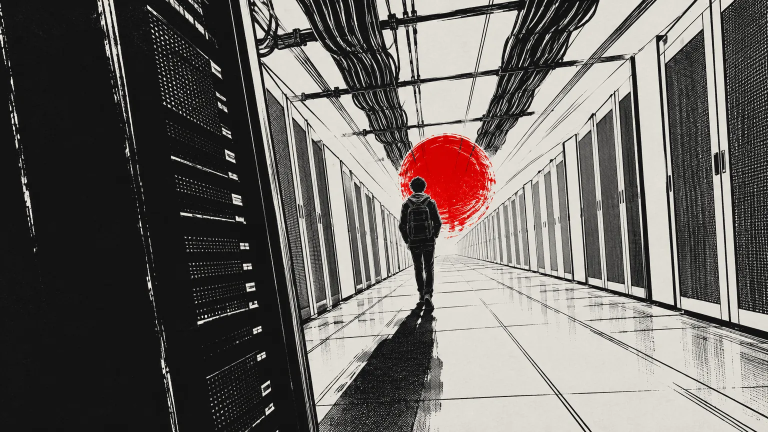
#> input picture v2/img/datacenter-1536.webp, 1536 x 864 px, given in place of datacenter-1536.webp.png, which was not available (shown at 1/2 size)
$ python prep.py ../img/datacenter-1536.webp
#> lines starting #> are read from the running program, lines starting #| are printed output that depends on the picture; after the words box and inside, x2 and y2 are one past the last pixel; in counts of white or black regions, pixels touching at a corner belong together
#> further down, im is the input picture: PIL image 1536x864 RGB; mean R, G, B 106.9, 102.6, 99.1
# Prépare les planches : papier/encre/rouge, versions 1536 + 860, WebP + AVIF.
from PIL import Image, ImageDraw, ImageFilter
import numpy as np, sys, os
PAPER=np.array([244,240,232.]); INK=np.array([17,17,17.])
def tone(im):
    b=np.asarray(im.convert('RGB')).astype(float)
    red=(b[...,0]>140)&(b[...,0]-b[...,1]>60)&(b[...,0]-b[...,2]>60)
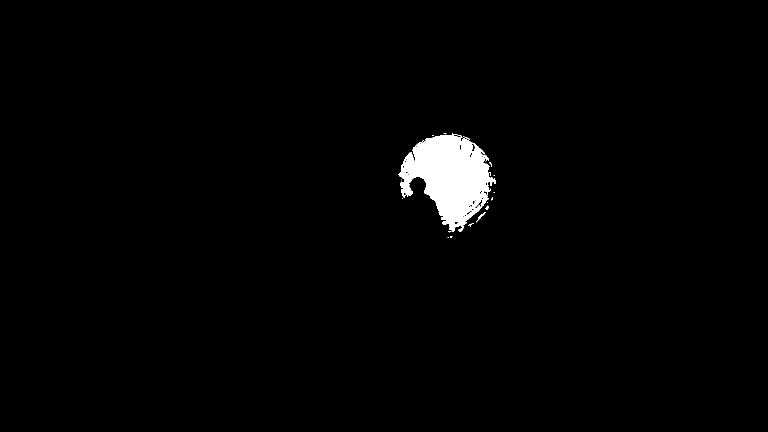
#> red: shape (864, 1536) bool (shown at 1/2 size); 1.7% white; 22 white regions (15 under 20 px), largest, box (x1, y1, x2, y2) and area: (797, 269, 992, 464) 21705, (952, 424, 971, 445) 81, (971, 411, 978, 420) 38
    L=b.mean(axis=2,keepdims=True)/255
    out=INK+(PAPER-INK)*L
    out[red]=b[red]
    return Image.fromarray(out.clip(0,255).astype('uint8'))
def save(im,name):
#> called with name = '../img/datacenter-1536.webp'
    for w in (1536,860):
        r=im if im.width==w else im.resize((w,round(im.height*w/im.width)),Image.LANCZOS)
        r.save(f'img/{name}-{w}.webp','WEBP',quality=80 if w>1000 else 76,method=6)
        r.save(f'img/{name}-{w}.avif','AVIF',quality=58 if w>1000 else 52)
#> this loop made 1 pass
#> w on pass 1: 1536
def gocampus():
    base=Image.open('_sources/gocampus.png').convert('RGB'); W,H=base.size
    quad=[(1182,322),(1452,-70),(1508,498),(1203,694)]
    sw,sh=1000,800; rng=np.random.default_rng(11)
    yy,xx=np.mgrid[0:sh,0:sw]; cell=14
    u=(xx+yy)/1.414; v=(xx-yy)/1.414
    d=np.sqrt(((u%cell)-cell/2)**2+((v%cell)-cell/2)**2)/(cell*.71)
    # affiche vierge : trame légère qui s'estompe vers le bas + usure
    tone_=np.clip(.72+yy/sh*.25+rng.normal(0,.05,(sh,sw)),0,1)
    inkm=d<(1-tone_)
    img=Image.new('L',(sw,sh),0); dr=ImageDraw.Draw(img)
    for _ in range(34):
        x,y=rng.integers(0,sw),rng.integers(0,sh); r=rng.integers(8,40)
        dr.polygon([(x+rng.integers(-r,r),y+rng.integers(-r,r)) for _ in range(6)],fill=255)
    for _ in range(60):
        x,y=rng.integers(0,sw),rng.integers(0,sh); dr.line([(x,y),(x+rng.integers(-140,140),y+rng.integers(-8,8))],fill=255,width=int(rng.integers(1,3)))
    inkm&=~(np.asarray(img)>120)
    poster=Image.fromarray(np.where(inkm,0,255).astype('uint8'))
    A=[];B=[]
    for (x,y),(X,Y) in zip(quad,[(0,0),(sw,0),(sw,sh),(0,sh)]):
        A+=[[x,y,1,0,0,0,-X*x,-X*y],[0,0,0,x,y,1,-Y*x,-Y*y]]; B+=[X,Y]
    c=np.linalg.solve(np.array(A,float),np.array(B,float)).tolist()
    warped=np.asarray(poster.transform((W,H),Image.PERSPECTIVE,c,Image.BICUBIC,fillcolor=255))
    q=Image.new('L',(W,H),0); ImageDraw.Draw(q).polygon(quad,fill=255)
    b=np.asarray(base).astype(int)
    m=(np.asarray(q)>0)&(b.min(axis=2)>205)
    m=np.asarray(Image.fromarray((m*255).astype('uint8')).filter(ImageFilter.MinFilter(5)))>0
    b[m&(warped<128)]=[17,17,17]
    return Image.fromarray(b.astype('uint8'))
for n in sys.argv[1:]:
    im=gocampus() if n=='gocampus' else Image.open(f'_sources/{n}.png')
#> (the run stopped early here; a loop or call above may not have finished)

$ run again, on v2/img/dc-b-320.webp
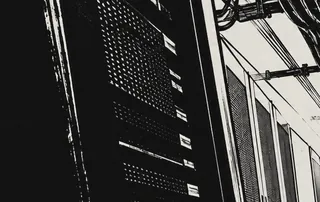
#> input picture v2/img/dc-b-320.webp, 320 x 202 px, given in place of dc-b-320.webp.png, which was not available
#> im is the input picture: PIL image 320x202 RGB; mean R, G, B 66.3, 65.7, 63.8
#> red: shape (202, 320) bool; every value is 0
#> the loop in save, `for w in (1536,860):` made 1 pass
#> w on pass 1: 1536
#> pass 1, in save, `r=im if im.width==w else im.resize((w,round(im.height*w/im.width)),Ima..`:
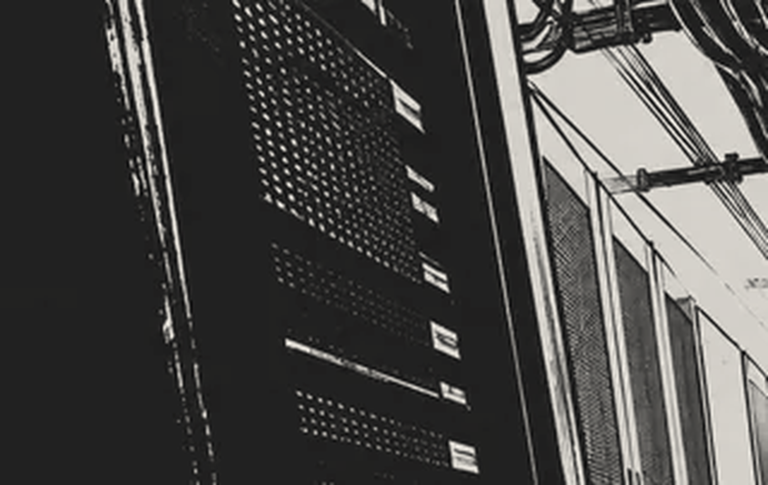
#> r: PIL image 1536x970 RGB (shown at 1/2 size); mean R, G, B 74.5, 73.5, 71.7

$ run again, on v2/img/dc-c-320.webp
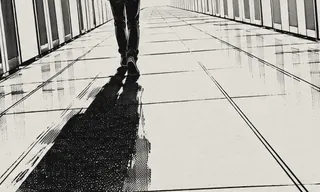
#> input picture v2/img/dc-c-320.webp, 320 x 192 px, given in place of dc-c-320.webp.png, which was not available
#> im is the input picture: PIL image 320x192 RGB; mean R, G, B 172.4, 170.1, 164
#> red: shape (192, 320) bool; every value is 0
#> the loop in save, `for w in (1536,860):` made 1 pass
#> w on pass 1: 1536
#> pass 1, in save, `r=im if im.width==w else im.resize((w,round(im.height*w/im.width)),Ima..`:
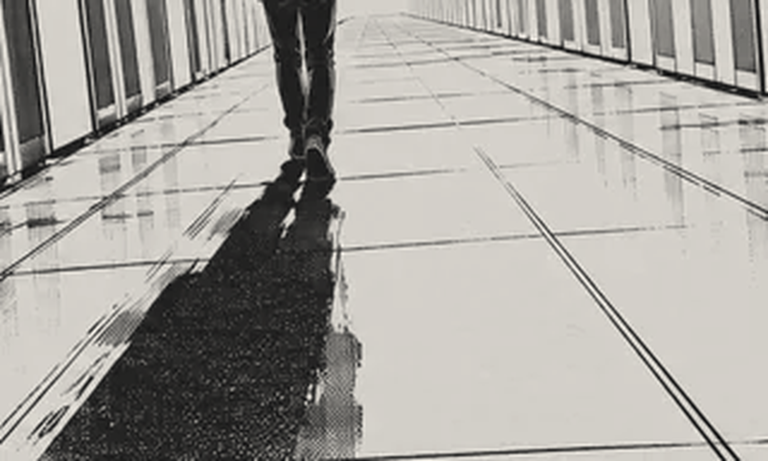
#> r: PIL image 1536x922 RGB (shown at 1/2 size); mean R, G, B 166.9, 164.1, 158.9
